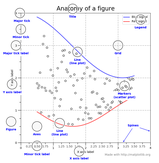
#> input picture lectures/Data/KEMM30_006.png, 159 x 163 px, shrunk from 756 x 775 before the run, found by its file name
$ jupyter execute --allow-errors 11-Day4a.ipynb   (shell and % lines are left out)
#> lines starting #> are read from the running program, lines starting #| are printed output that depends on the picture
# Day 4, Plotting

[cell 1]
import matplotlib.pyplot as plt,os,time;import numpy as np; import pandas as pd
def sho(img,figsize=(12,6)):
    fig,ax=plt.subplots(figsize=figsize)
    img=plt.imread(img)
    ax.imshow(img)
    ax.axis('off')

## Homework

Use Pandas read_csv for all!

Read and plot (with labels) the data in "sinc.dat". The column names contain the with of the scaling factor and shall be read automatically. Use the x-value as index.
Read and plot (with labels) the data in "sinc_2.dat". The column names contain the with of the scaling factor and shall be read automatically. Use the x-value as index.

The data file "APS_Copper_SolarCell.dat"  was measured at the "Advanced light source" in Chicago and represents X-ray absorption data.
Read all columns from the file ignoring the headers and use copy paste to extract the column names from the text file and to name the columns the right name. Column "Energy" shall be used as index. Plot column "PR"vs "Energy" Hint, after pasting the column names into the notebook you will have to do a string operation on it.

Read only columns "Energy" and  "PR" from the data file ignoring the headers and use copy paste to extract the column names from the text file and to name the columns the right name. Use column "Energy" as index. (hint the index column number is now the number in the new list, so if you only read 2 columns than either the "0" or the "1".

Advanced:Read in this file and retrieve the column names automatically.

[cell 2]
fig,(ax1,ax2)=plt.subplots(1,2,figsize=(10,4))
filen=os.sep.join(('data','sinc.dat'))
#> (the rest of this cell did not finish here and is left out)

[cell 3]
col_names='N  Epoch  Energy  k  Mono  Seconds  ion1  ion2  ion3  ion4  mud  mud1  mostabc  SYNM  PR  bun-1  bun-1GS  bun1  bun1GS  bun2  bun2GS  DifSYN  Difb_1  Difb1  Difb2  c0o0b0  c0o1b0  c0o2b0  c0o3b0  c0o4b0  c0o5b0  c0o6b0  c0o7b0  c0o8b0  c0o9b0  c0o10b0  c0o11b0  c0o12b0  c0o13b0  c0o14b0  c0o15b0  c0o16b0  c0o17b0  c0o18b0  c0o19b0  c0o20b0  c0o21b0  c1o0b0  c1o1b0  c1o2b0  c1o3b0  c1o4b0  c1o5b0  c1o6b0  c1o7b0  c1o8b0  c1o9b0  c1o10b0  c1o11b0  c1o12b0  c1o13b0  c1o14b0  c1o15b0  c1o16b0  c1o17b0  c1o18b0  c1o19b0  c1o20b0  c1o21b0  c2o0b0  c2o1b0  c2o2b0  c2o3b0  c2o4b0  c2o5b0  c2o6b0  c2o7b0  c2o8b0  c2o9b0  c2o10b0  c2o11b0  c2o12b0  c2o13b0  c2o14b0  c2o15b0  c2o16b0  c2o17b0  c2o18b0  c2o19b0  c2o20b0  c2o21b0  c3o0b0  c3o1b0  c3o2b0  c3o3b0  c3o4b0  c3o5b0  c3o6b0  c3o7b0  c3o8b0  c3o9b0  c3o10b0  c3o11b0  c3o12b0  c3o13b0  c3o14b0  c3o15b0  c3o16b0  c3o17b0  c3o18b0  c3o19b0  c3o20b0  c3o21b0'
col_names=col_names.split()
filen=os.sep.join(('data','APS_Copper_SolarCell.dat'))
#> (the rest of this cell did not finish here and is left out)

#> (a cell that did not finish here is left out)

#> (a cell that did not finish here is left out)

## Plotting

### Matlab style plotting $\leftrightarrow $ Object style plotting

What does plotting actually mean?
import matplotlib.pyplot as plt

[Matplotlib backends](https://matplotlib.org/tutorials/introductory/usage.html#backends)

[cell 6]
plt.ion()
x=np.arange(-5,5,0.01)
plt.plot(x,np.sin(2*np.pi*x))
plt.xlim((-4,4))
fig=plt.gcf() #here we get the "handles to the figure"
ax=plt.gca() #here we get the "handles to the axis"
print('the figure is:',fig)
print('the axis is:',ax)
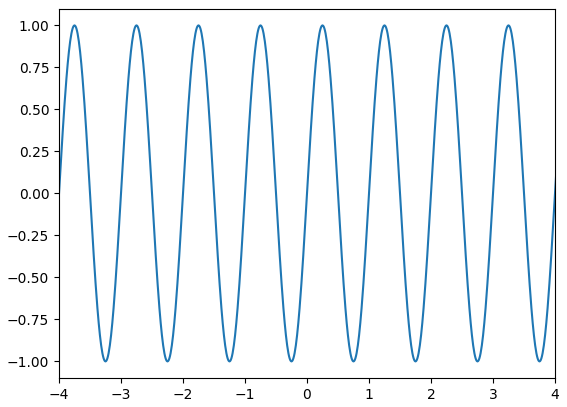
#> figure drawn by matplotlib, 1 panel; curve peaks at x = -4.75, y = 1

[cell 7]
### our convention: we use matlab type plotting for quick convenience and the object type for everything else

What does a plot consist of?

[cell 8]
sho('pictures'+os.sep+'KEMM30_006.png',figsize=(18,12))
#> in sho, img is the input picture: shape (163, 159, 3) float32; mean R, G, B 0.96, 0.958, 0.971

Difference: namespace, syntax, plt.show()

[cell 9]
fig,(ax1,ax2)=plt.subplots(1,2)
fig,ax=plt.subplots(2,1)

[cell 10]
plt.ion()
fig,ax=plt.subplots()
ax.plot(x,np.sin(2*np.pi*x))
print(ax.get_xlim())
ax.set_xlim(-2,2)
plt.show()#
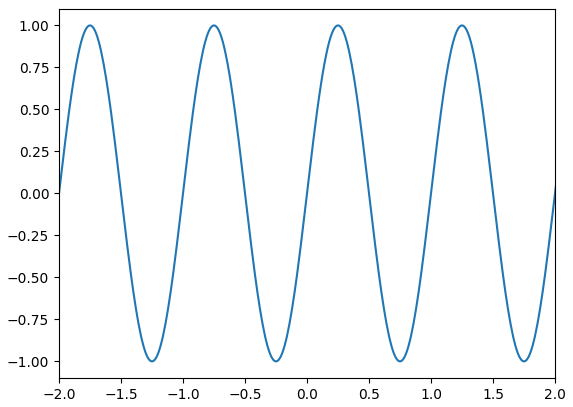
#> figure drawn by matplotlib, 1 panel; curve peaks at x = -4.75, y = 1

### Ticks

[cell 11]
a=ax.get_xticks()
print(a)
ax.set_xticklabels(['%.5f'%b for b in a])
fig

### labels

[cell 12]
fig,ax=plt.subplots()
#> (the rest of this cell did not finish here and is left out)

### Axis labels and legend (shape and position)

[cell 13]
ax.set_xlabel('Energy [keV]')
ax.set_ylabel('Intensity [Norm.]')
leg=ax.legend(frameon=False,loc=4)

[cell 14]
fig,ax=plt.subplots()
#> (the rest of this cell did not finish here and is left out)

### cheat sheets

How should I ever remember all of this? $\rightarrow$ you get used to it or you look it up/use a cheat sheet

https://python-graph-gallery.com/wp-content/uploads/Matplotlib_cheatsheet_datacamp.png

Or look in the folder Cheat cheats

[cell 15]
handles, labels = ax.get_legend_handles_labels()
leg=ax.legend(handles[::2],labels[::2],frameon=False,fontsize=18,labelspacing=0,ncol=2,columnspacing=0,numpoints=1,handlelength=1)
fig

[cell 16]
import matplotlib
font = {'family' : 'Arial Unicode MS',
    'weight' : 'bold',
    'size'   : 24}
matplotlib.rc('font', **font)
fig,ax=plt.subplots()
#> (the rest of this cell did not finish here and is left out)

# Tasks

we want to measure what is the average number of dots shown by a dice and estimate the precission for our guess.

* use fontsize 18 and make a figure with 16x16 inch size
* use subplots to make two horizontal plots over the whole width.
* in the first axis, plot: the experiment done with 100 throws:

* for this we throw the dice using np.random.choice to create a matrix in which each of the 100 rows contains one throw of the dice and each of the 10000 columns contains a new experiment from which we estimate the quality of our guess.
* the mean over all rows results in a vector with 10000 entries that estimates the average throw of the dice. (use axis keyword in mean)

[cell 17]
# Code here

* read what np.histogram does, The function returns the "edges" of the bins and the counts in each bin. Why are they of different length? Classically one takes the middle of the bins to create  nice plot. Use clever slicing to create a vector with the middle of the bins
* create a vector that contains the bins from 0 to 7 in 0.05 steps and calculate the histrogram and catch its two output vectors
* plot the histogram using a bar plot with grey bars in the first axis.
* Important you have to adjust the width of the bars to the steps you used to sample the results
* plot in the same axis a gaussian function with mu=average of all experiments, and is sigma=standard_deviation(with ddof=1) of all experiments. Write one sentence why is this an good representation.
* label the x- and y scale
* change the x-axis from 2.5 to 4.5
* format the x-axis ticks to have precisely 2 after comma digits
* format the y-axis in scientific notation (using exponents)
* make a legend in the upper left corner. in the legend write the entries and colors you plotted
* find a way to add extra text to the legend and write the parameters of the gaussian curve into the legend

[cell 18]
#code here

[cell 19]
sho('task_pictures'+os.sep+'zdice_example.png')
#> call 2 of sho, with img = 'task_pictures/zdice_example.png', figsize = (12, 6)
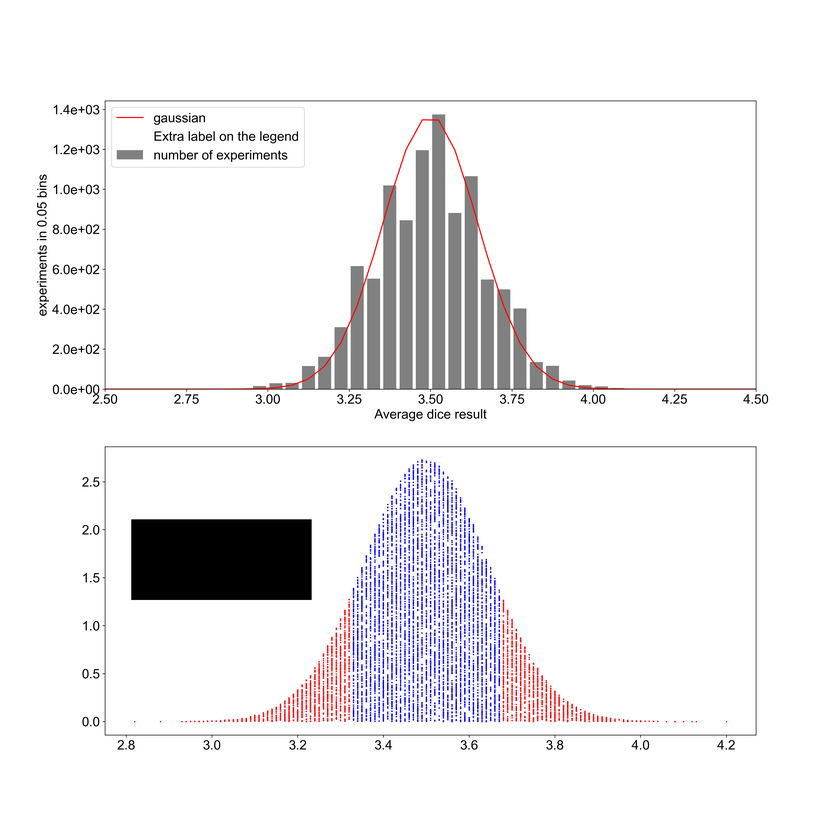
#> input picture lectures/Data/zdice_example.png, 840 x 840 px, shrunk from 4000 x 4000 before the run, found by its file name
#> in sho, img is the input picture: shape (840, 840, 3) float32; mean R, G, B 0.941, 0.935, 0.946
